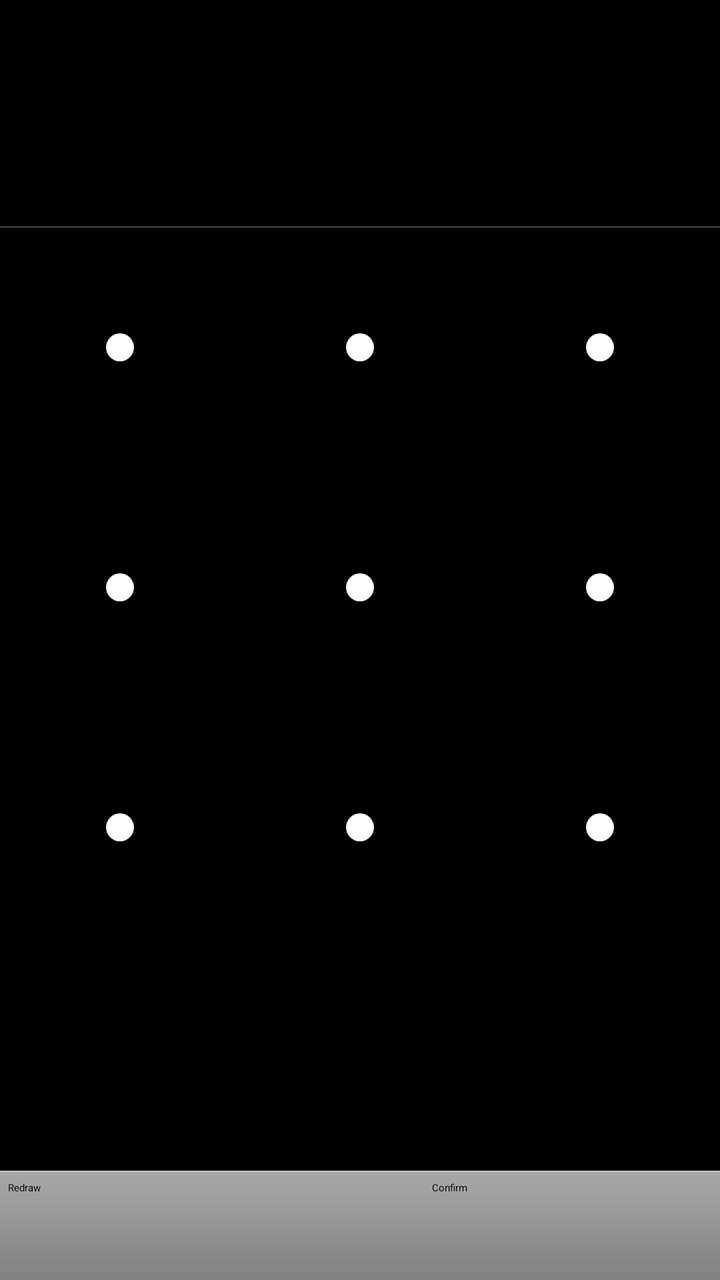
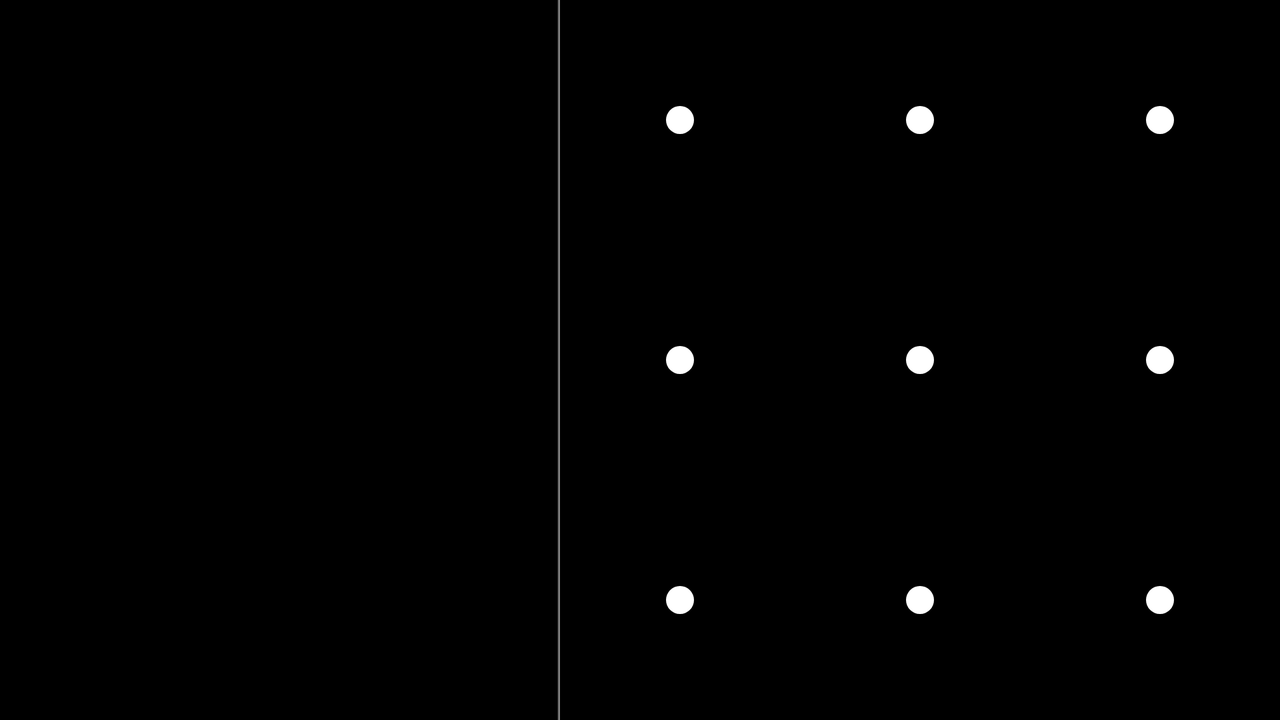

One screen, two layout resources from the same app: the default and the repository's alternative for another configuration. Each is rendered where Android would select it; the XML of both is given below.
<!-- AndroidManifest.xml: application theme Theme.Settings -->
<!-- res/layout/choose_lock_pattern.xml -->
<?xml version="1.0" encoding="utf-8"?>
<com.android.internal.widget.LinearLayoutWithDefaultTouchRecepient
        xmlns:android="http://schemas.android.com/apk/res/android"
    android:id="@+id/topLayout"
    android:orientation="vertical"
    android:layout_width="wrap_content"
    android:layout_height="match_parent"
    android:background="@color/black">

    
    <LinearLayout
        android:orientation="vertical"
        android:layout_width="match_parent"
        android:layout_height="0dip"
        android:layout_weight="1">

        <TextView android:id="@+id/headerText"
            android:layout_width="match_parent"
            android:layout_height="0dip"
            android:layout_weight="1"
            android:gravity="center"
            android:textSize="18sp"/>

        <View
             android:background="@*android:drawable/code_lock_top"
             android:layout_width="match_parent"
             android:layout_height="2dip" />
        <com.android.internal.widget.LockPatternView android:id="@+id/lockPattern"
             android:layout_width="wrap_content"
             android:layout_height="wrap_content" />

        
        

        <TextView android:id="@+id/footerText"
            android:layout_width="match_parent"
            android:layout_height="0dip"
            android:layout_weight="1"
            android:gravity="center"
            android:textSize="14sp"/>

    </LinearLayout>

    <LinearLayout style="@android:style/ButtonBar"
        android:orientation="horizontal"
        android:layout_width="match_parent"
        android:layout_height="wrap_content">

        <Button android:id="@+id/footerLeftButton"
            android:layout_height="wrap_content"
            android:layout_width="140dip"
            android:ellipsize="marquee"
            android:singleLine="true"
            android:text="@string/lockpattern_restart_button_text"/>

        <View
            android:visibility="invisible"
            android:layout_height="0dip"
            android:layout_width="1dip"
            android:layout_weight="1" />

        <Button android:id="@+id/footerRightButton"
            android:layout_height="wrap_content"
            android:layout_width="140dip"
            android:ellipsize="marquee"
            android:singleLine="true"
            android:drawableRight="@drawable/ic_btn_next"
            android:drawablePadding="3dip"
            android:text="@string/lockpattern_confirm_button_text"/>

    </LinearLayout>

</com.android.internal.widget.LinearLayoutWithDefaultTouchRecepient>
<!-- resources referenced by this layout -->
<resources>
  <color name="black">#000</color>
  <string name="lockpattern_confirm_button_text">Confirm</string>
  <string name="lockpattern_restart_button_text">Redraw</string>
</resources>
<!-- res/layout-land/choose_lock_pattern.xml (the repository's variant of the layout above) -->
<!-- drawn on the phone turned sideways -->
<?xml version="1.0" encoding="utf-8"?>
<com.android.internal.widget.LinearLayoutWithDefaultTouchRecepient
        xmlns:android="http://schemas.android.com/apk/res/android"
    android:id="@+id/topLayout"
    android:orientation="horizontal"
    android:layout_width="match_parent"
    android:layout_height="match_parent"
    android:background="@color/black">

    
    <LinearLayout
            android:orientation="vertical"
            android:layout_width="0dip"
            android:layout_height="match_parent"
            android:layout_weight="1.0"
            >

        
        <TextView android:id="@+id/headerText"
                  android:layout_width="match_parent"
                  android:layout_height="wrap_content"
                  android:gravity="center"
                  android:textSize="18sp"/>

        
        <RelativeLayout
                android:layout_width="match_parent"
                android:layout_height="0dip"
                android:layout_weight="1.0">

            
            <Button android:id="@+id/footerRightButton"
                android:layout_height="wrap_content"
                android:layout_width="140dip"
                android:layout_alignParentBottom="true"
                android:layout_centerHorizontal="true"
                android:ellipsize="marquee"
                android:singleLine="true"
                android:drawableRight="@drawable/ic_btn_next"
                android:drawablePadding="3dip"
                android:text="@string/lockpattern_confirm_button_text"/>

            
            <Button android:id="@+id/footerLeftButton"
                android:layout_height="wrap_content"
                android:layout_width="140dip"
                android:layout_above="@id/footerRightButton"
                android:layout_centerHorizontal="true"
                android:ellipsize="marquee"
                android:singleLine="true"
                android:text="@string/lockpattern_restart_button_text"/>

            
            <TextView android:id="@+id/footerText"
                android:layout_width="wrap_content"
                android:layout_height="wrap_content"
                android:layout_above="@+id/footerLeftButton"
                android:layout_centerHorizontal="true"
                android:layout_marginBottom="4dip"
                android:textSize="14sp"/>
        </RelativeLayout>
    </LinearLayout>

    <View
         android:background="@*android:drawable/code_lock_left"
         android:layout_width="2dip"
         android:layout_height="match_parent" />
    
    <com.android.internal.widget.LockPatternView android:id="@+id/lockPattern"
         android:layout_width="wrap_content"
         android:layout_height="wrap_content" />

</com.android.internal.widget.LinearLayoutWithDefaultTouchRecepient>
